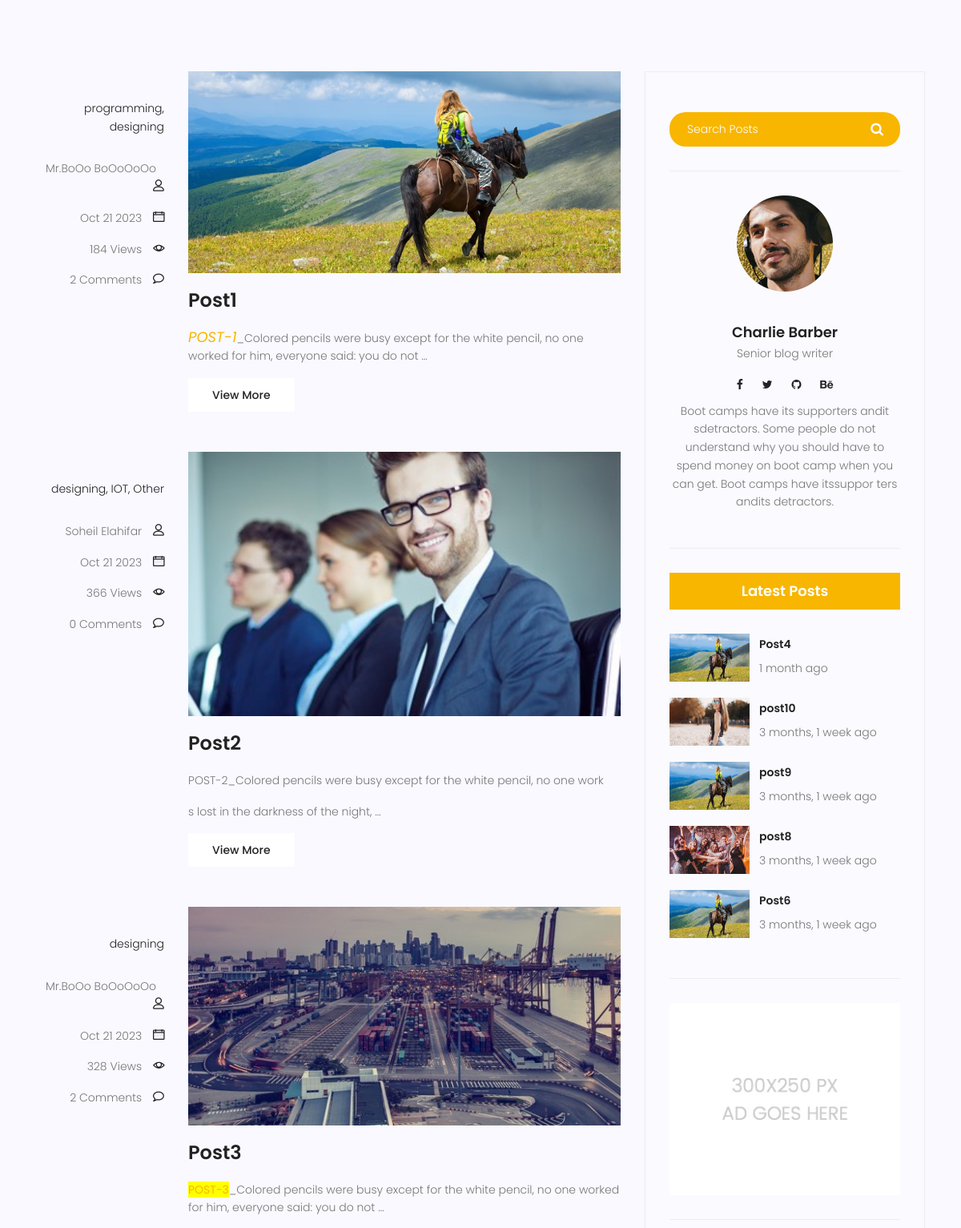
/blog/ (middle part), run on an earlier commit of the app's database.
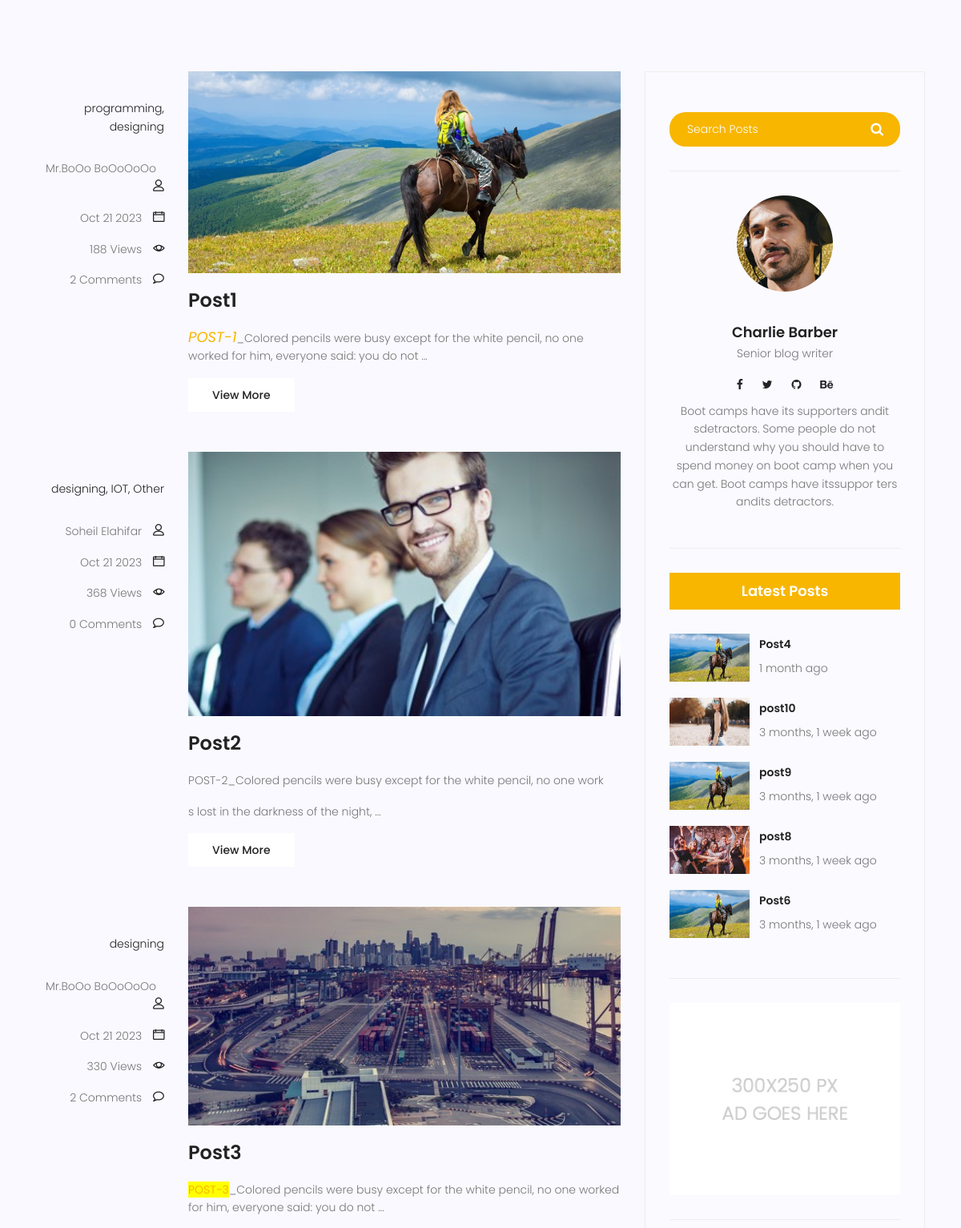
And on a later commit of the database.
### blog/models.py (models this page shows, shortened)
class Post(models.Model):
    author = models.ForeignKey(User, on_delete=models.SET_NULL, null=True)
    image = models.ImageField(upload_to = 'blog/', default='blog/default.jpg')
    tag = TaggableManager()
    category = models.ManyToManyField(Category)
    title = models.CharField(max_length=255)
    content = models.TextField()
    counted_views = models.IntegerField(default=0)
    status = models.BooleanField(default=False)
    published_date = models.DateTimeField()
    created_date = models.DateTimeField(auto_now_add=True)
    updated_date = models.DateTimeField(auto_now=True)
    class Meta:
        ordering = ['created_date'] # ['created_date'] reverse_order
    def __str__(self):
        return self.title

### blog/views.py (the view)
# urls.py: path('', views.index_view, name='index'),
def index_view(request, **kwargs):
    posts = check_published_date()
    if kwargs is not None:
        if kwargs.get('cat_name') is not None:
            posts = posts.filter(category__name=kwargs['cat_name'])
        elif kwargs.get('author_username') is not None:
            posts = posts.filter(author__username=kwargs['author_username'])
        elif kwargs.get('tag_name') is not None:
            posts = posts.filter(tag__name=kwargs['tag_name'])
    if request.method == 'GET':
        if x:= request.GET.get('sBar'):
            posts = posts.filter(content__contains=x)
    posts = Paginator(posts, 3)
    try:
        page_number = request.GET.get('page')
        posts = posts.get_page(page_number)
    except EmptyPage:
        posts = posts.get_page(1)
    except PageNotAnInteger:
        posts = posts.get_page(1)
    context = {'context': posts}
    return render(request, 'blog/blog-home.html', context)

### blog/models.py (called while the page is built)
        def __str__(self):
            return self.name

### blog/templatetags/blog_tags.py (called while the page is built)
@register.simple_tag(name="comments_count")
def function(pid):
    return Comment.objects.filter(post=pid, approved=True).count()

@register.inclusion_tag("blog/blog-latest.html")
def latest_posts(arg=3):
    context = {'context': check_published_date().order_by('-published_date')[:arg]}
    return context

@register.inclusion_tag("blog/blog-categories.html")
def post_categories():
    posts = check_published_date()
    categories = Category.objects.all()
    cat_dict = {}
    for cat in categories:
        cat_dict[cat] = posts.filter(category=cat).count()
    return {'categories': cat_dict}

### blog/views.py (called while the page is built)
def check_published_date():
    now = datetime.now()
    now = timezone.make_aware(datetime(now.year, now.month, now.day, now.hour, now.minute, now.second))
    posts = Post.objects.filter(published_date__lte=now, status=1)
    return posts

### templates/blog/blog-home.html (shortened to what this page needs)
{% extends 'base.html' %}
{% load static %}
{% load blog_tags %}
{% block content %}
  <section class="top-category-widget-area pt-90 pb-90">
  </section>
  <section class="post-content-area">
    <div class="container">
      <div class="row">
        <div class="col-lg-8 posts-list">
          {% for post in context %}
            <div class="single-post row">
              <div class="col-lg-3 col-md-3 meta-details">
                <ul class="tags">
                  <li>
                    {% for cat in post.category.all %}
                      <a href="{% url 'blog:category' cat %}">{{cat}}{% if not forloop.last %},{% endif %} </a>
                    {% endfor %}
                  </li>
                </ul>
                <div class="user-details row">
                  <p class="user-name col-lg-12 col-md-12 col-6">
                    <a href="{% url 'blog:author' post.author %}">{{post.author.get_full_name}}</a> <span class="lnr lnr-user"></span>
                  </p>
                  <p class="date col-lg-12 col-md-12 col-6">
                    <a href="#">{{post.published_date|date:"M d Y"}}</a> <span class="lnr lnr-calendar-full"></span>
                  </p>
                  <p class="view col-lg-12 col-md-12 col-6">
                    <a href="#">{{post.counted_views}} Views</a> <span class="lnr lnr-eye"></span>
                  </p>
                  <p class="comments col-lg-12 col-md-12 col-6">
                    <a href="#">{% comments_count post.id %} Comments</a> <span class="lnr lnr-bubble"></span>
                  </p>
                </div>
              </div>
              <div class="col-lg-9 col-md-9">
                <div class="feature-img">
                  <img class="img-fluid" src="{{post.image.url}}" alt="" />
                </div>
                <a class="posts-title" href="{% url 'blog:post' post.id %}"><h3>{{post.title}}</h3></a>
                <p class="excert">{{post.content|safe|truncatewords_html:20}}</p>
                <a href="{% url 'blog:post' post.id %}" class="primary-btn">View More</a>
              </div>
            </div>
          {% endfor %}
        </div>
        <div class="col-lg-4 sidebar-widgets">
          <div class="widget-wrap">
            {% include "blog/blog-search.html" %}
            {% include "blog/blog-writer.html" %}
            {% latest_posts 5 %}
            {% include "blog/blog-ads.html" %}
          </div>
        </div>
      </div>
    </div>
  </section>
{% endblock %}

What changed in the data, as far as the page shows it:
changed Post "Post1": counted_views "184" → "188"
changed Post "Post2": counted_views "366" → "368"
changed Post "Post3": counted_views "328" → "330"
